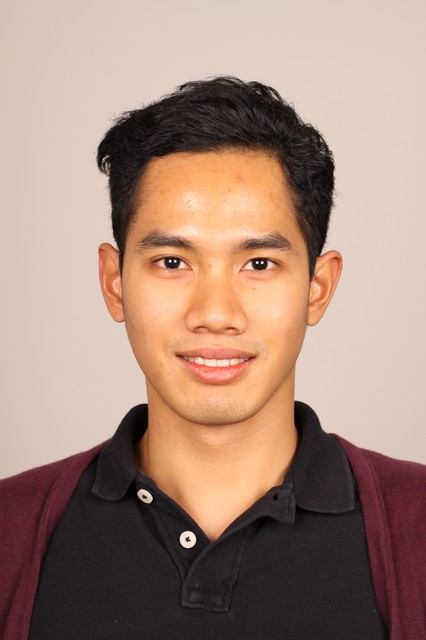
%> input picture Datasets/F003/RGB/F003_RGB_03.JPG, 426 x 640 px, given in place of F011_RGB_02.JPG, which was not available
$ octave Face2.m   (GNU Octave 9; MATLAB toolbox functions it lacks are replaced by stand-ins)
%> lines starting %> are read from the running program, lines starting %| are printed output that depends on the picture; pictures that were not available may be replaced by others from this repository, and a replacement may not be noted
clc, clear all, close all;

load trained.mat
load trained2.mat
tic
ima=imread('F011_RGB_02.JPG');
%> ima is the input picture: size 640x426x3 uint8; mean R, G, B 165.1, 136.3, 122.3
ref=rgb2gray(imread('F003_RGB_01.JPG'));
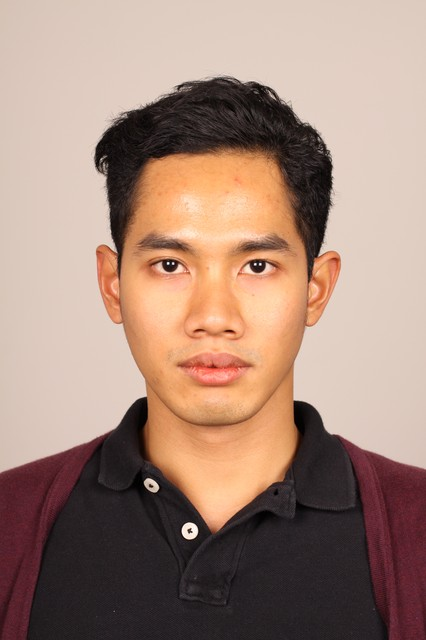
%> input picture Datasets/F003/RGB/F003_RGB_01.JPG, 426 x 640 px
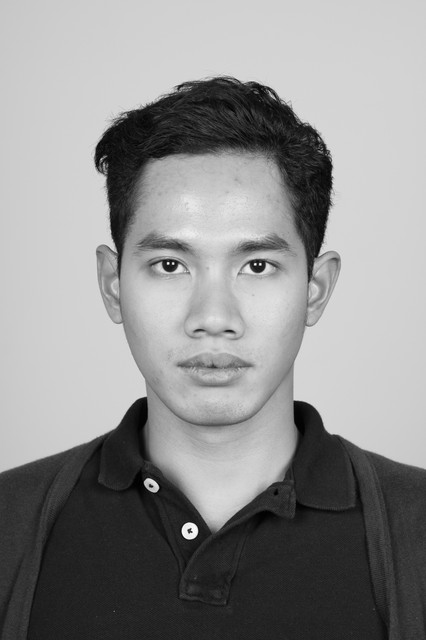
%> ref: size 640x426 uint8; min 0, max 254, mean 142.1
ref=imrotate(ref,-20);
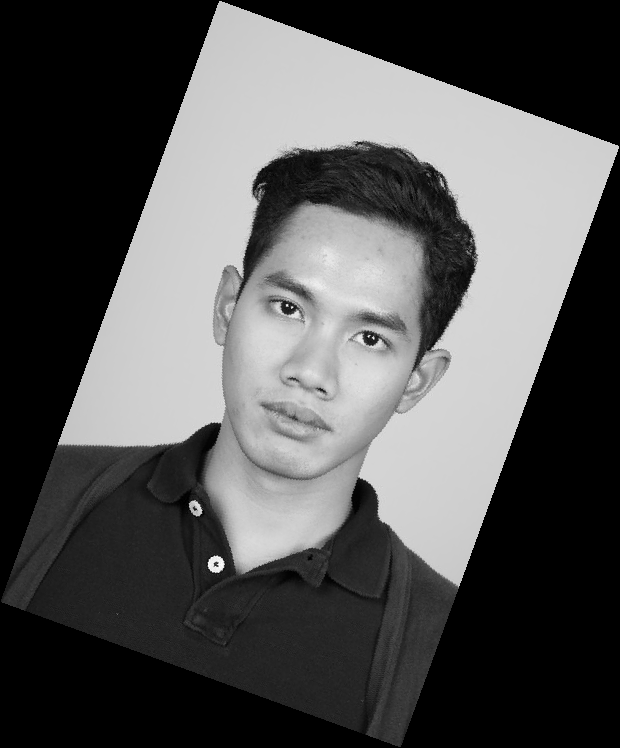
%> ref: size 748x620 uint8; min 0, max 254, mean 83.5
%> (the run ends here)
